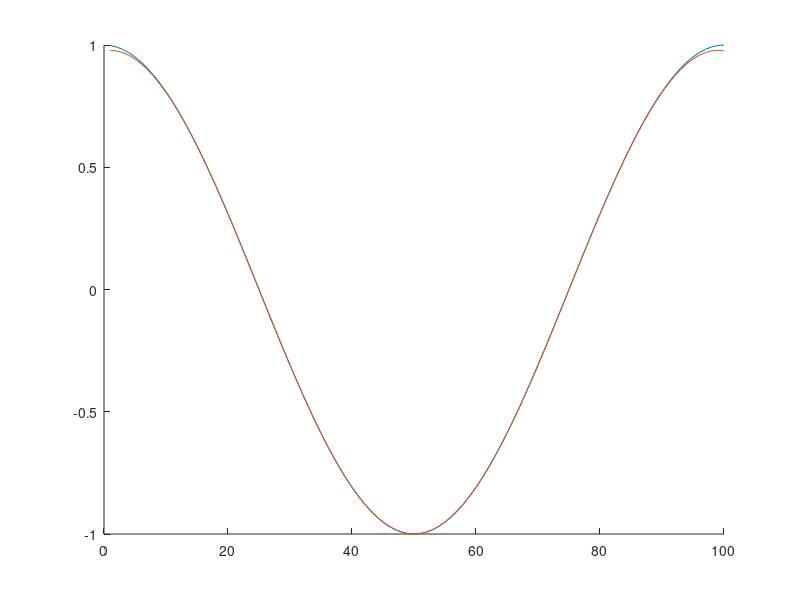

Recreate this plot in MATLAB.
n = 100;
p = 10;
l = 3;
dl = l/n;
k = 50;
A = zeros(n,p);
for i = 1:n
    for j = 1:p
        A(i,j) = ((i-k)*dl)^(j-1)/factorial(j-1);
    end
end
X = rand(p,1);
for i = 1:n
    Y(i,1) = cos(i*dl*2*pi/l);
end
for i = 1:p
    X(i,1) = (2*pi/l)^(i-1)*cos(k*dl*2*pi/l + (i-1)*pi/2);
end
Xn = pinv(A)*Y;
Adag = pinv(A);
figure
hold on
plot(Y)
plot(A*X)